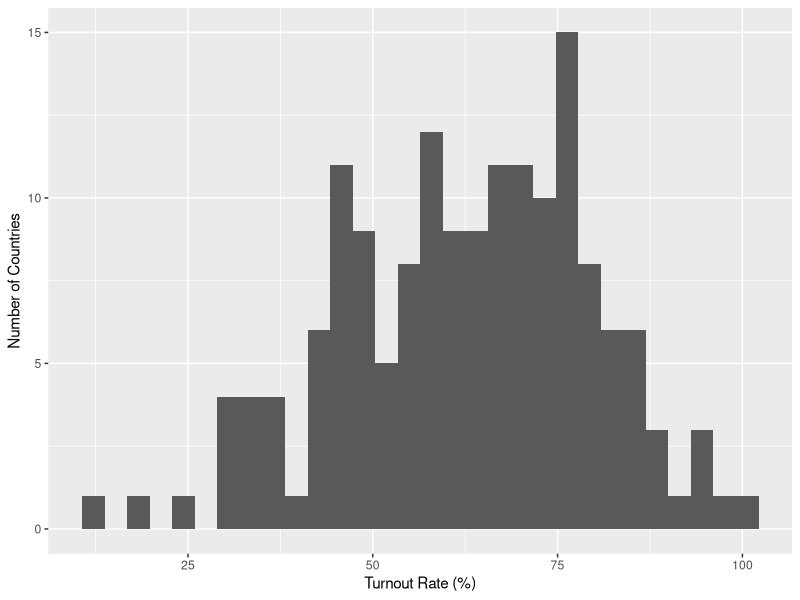
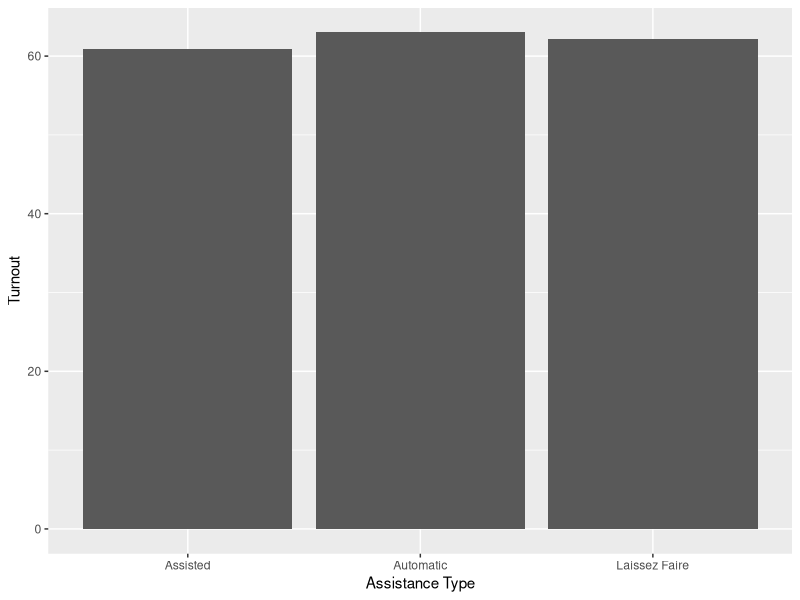
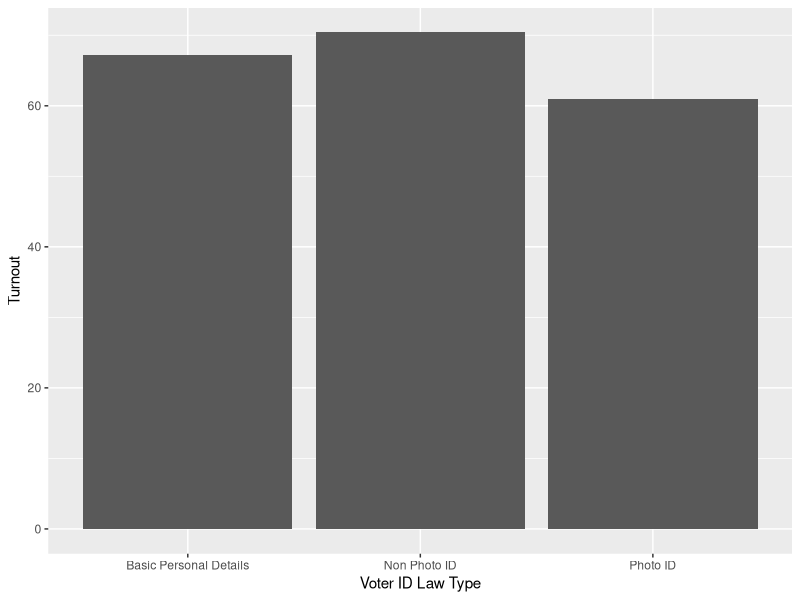

The R script that drew these images, in order:
## ---- chunk 1
library(tidyverse)
library(ggplot2)
compul = read_csv("cvil_22_09_08.csv", show_col_types = FALSE)
turnout = read_csv("voterturnout.csv", show_col_types = FALSE)
vote = compul |>
  inner_join(turnout, by = c("cntry" = "Country"))
vote = vote |>
  select(cntry:id_type_lab, reg_law, reg_lab, cmp_vt, turnout)
## ---- chunk 2
vote = vote |>
  filter(cmp_vt == 0)
## ---- chunk 3
turnout_hist = ggplot(data = vote, mapping = aes(x = turnout)) + 
  geom_histogram() + labs(
    x = "Turnout Rate (%)",
    y = "Number of Countries"
  )
turnout_hist
## ---- chunk 4
vote |>
  drop_na() |>
  mutate(
    reg_type = case_when(
    reg_law == 1 ~ "Automatic",
    reg_law == 2 ~ "Assisted",
    reg_law == 3 ~ "Laissez Faire"
  )
  ) |>
  group_by(reg_type) |>
  summarize(turnout_mean = mean(turnout)) |>
  ggplot(mapping = aes(x = reg_type, y = turnout_mean)) +
  geom_col() +
labs(
  x = "Assistance Type",
  y = "Turnout"
)
## ---- chunk 5
vote |>
  drop_na() |>
  group_by(id_type_lab) |>
  summarize(turnout_mean = mean(turnout)) |>
  ggplot(mapping = aes(x = id_type_lab, y = turnout_mean)) +
  geom_col() +
labs(
  x = "Voter ID Law Type",
  y = "Turnout"
)
## ---- chunk 6
vote_lm = lm(turnout ~ id_type + reg_law, data = vote)
summary(vote_lm)
